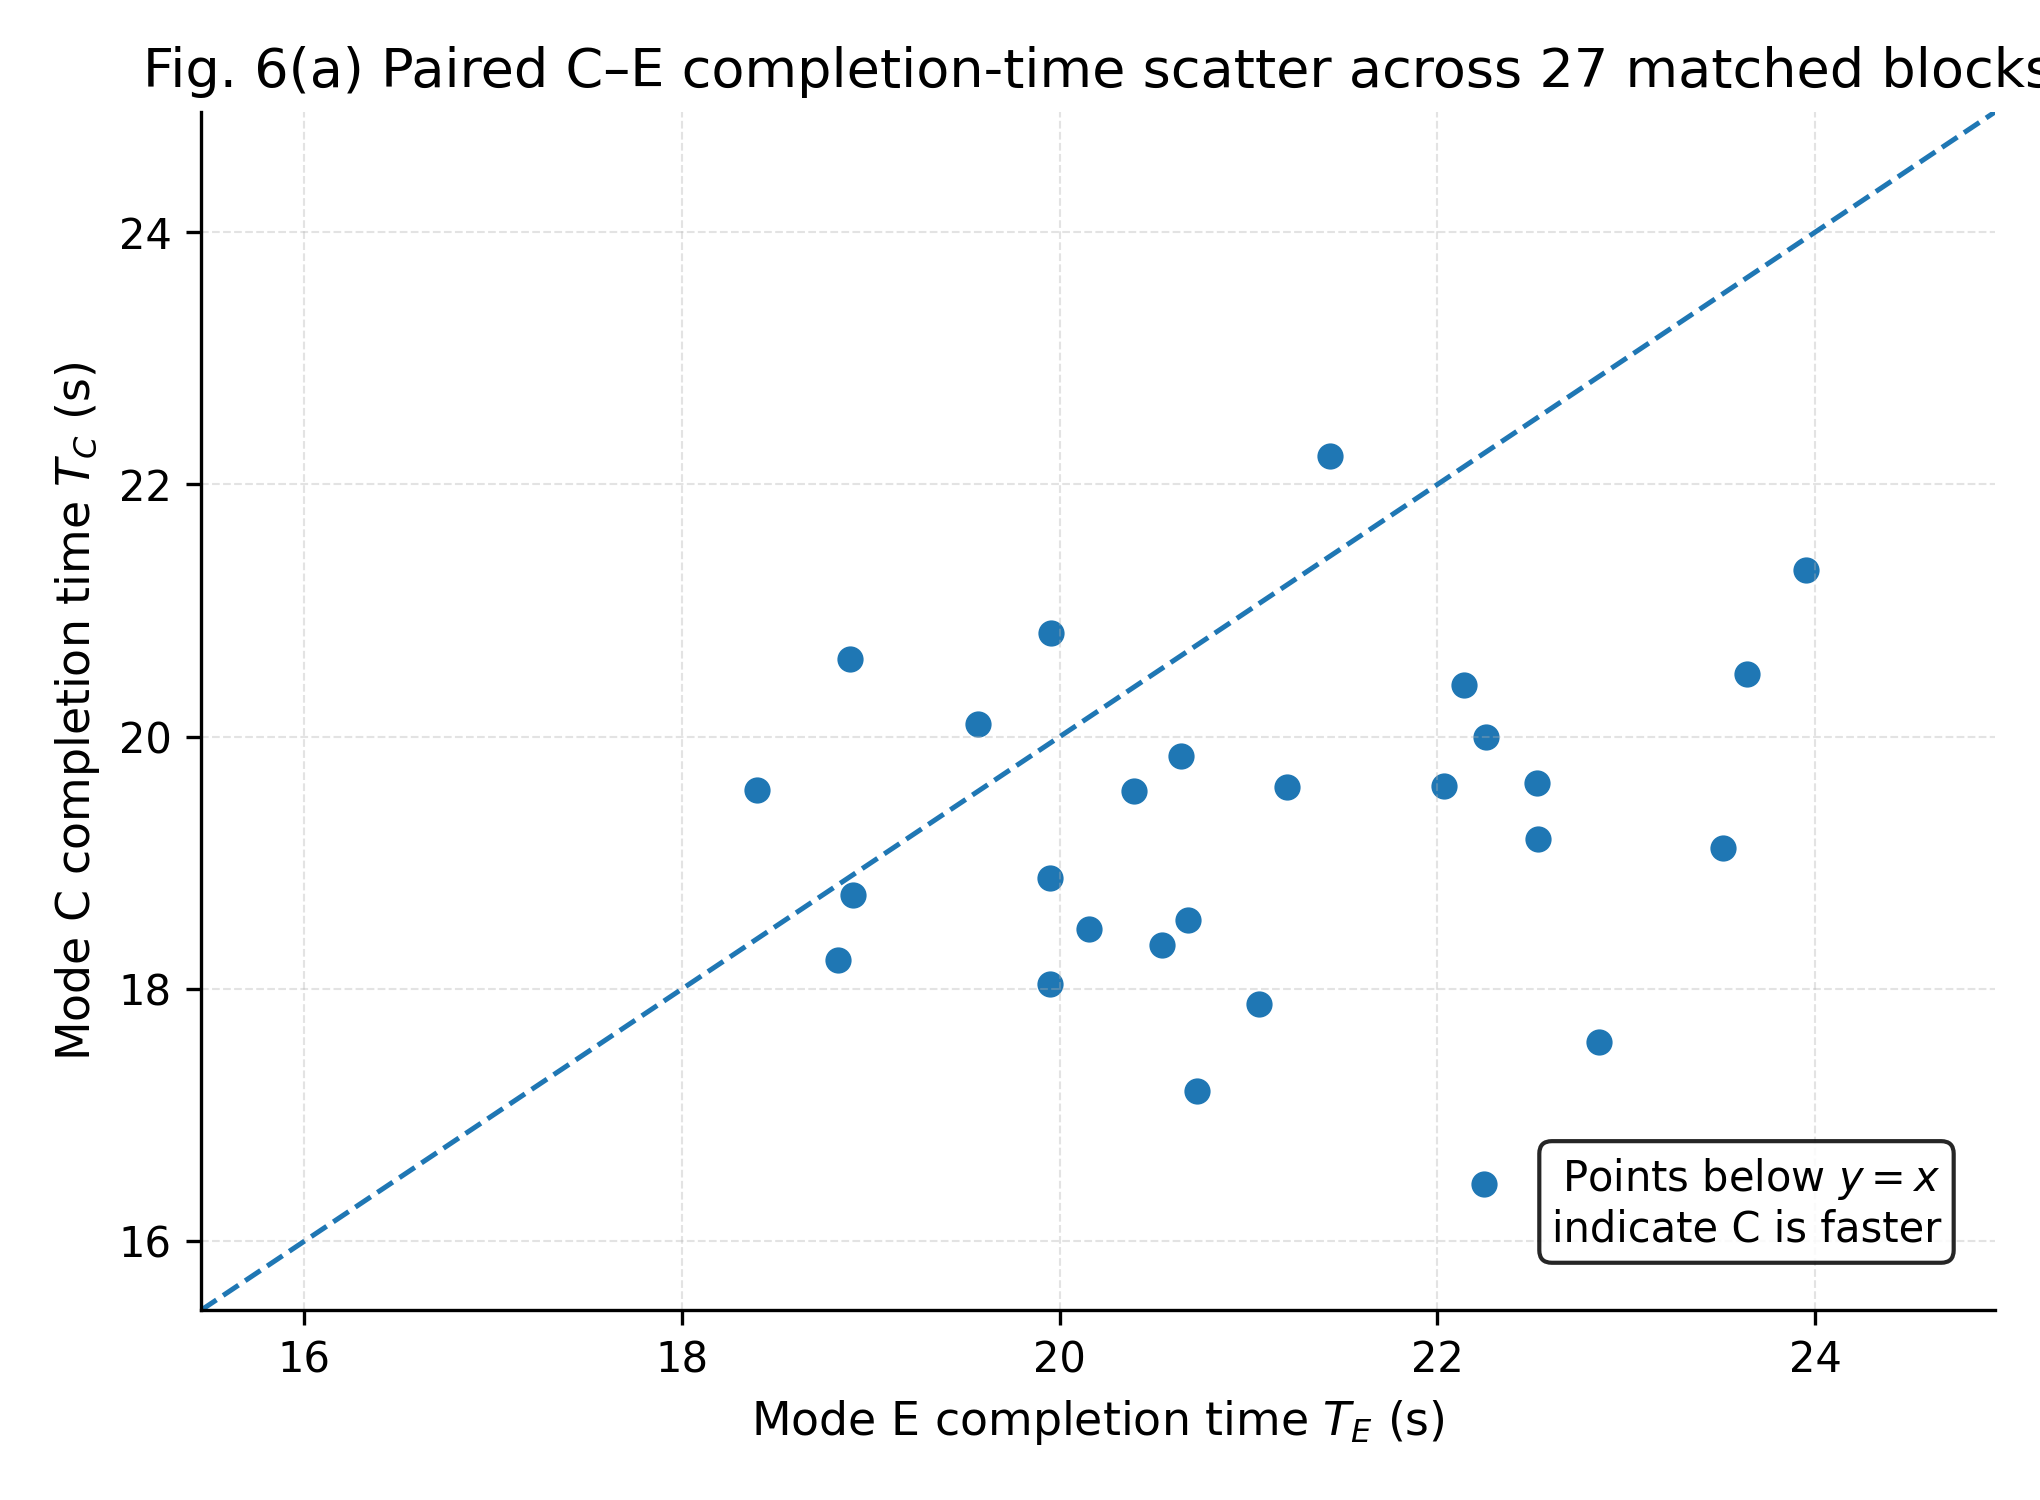

Python code for this plot:
import pandas as pd
import numpy as np
import matplotlib.pyplot as plt

trial_file = r"../data/all_trials_135.csv"
df = pd.read_csv(trial_file)

pivot = (
    df.pivot_table(
        index=["operator", "group_num", "specific_object"],
        columns="mode",
        values="duration_s"
    )
    .reset_index()
)
pivot["delta"] = pivot["C"] - pivot["E"]

obj_map = {'瓶子 (bottle)': 'Bottle', '香蕉 (banana)': 'Banana', '苹果 (apple)': 'Apple', '鼠标 (mouse)': 'Mouse', '纸杯 (paper cup)': 'Paper cup', '剪刀 (scissors)': 'Scissors'}
pivot["object_en"] = pivot["specific_object"].map(obj_map)

rng = np.random.default_rng(42)

def clean_axes(ax):
    ax.spines["top"].set_visible(False)
    ax.spines["right"].set_visible(False)
    ax.tick_params(labelsize=10)
    ax.grid(True, linestyle="--", linewidth=0.5, alpha=0.35)

fig, ax = plt.subplots(figsize=(6.8, 5.0))
ax.scatter(pivot["E"], pivot["C"], s=28)
mn = min(pivot["E"].min(), pivot["C"].min()) - 1
mx = max(pivot["E"].max(), pivot["C"].max()) + 1
ax.plot([mn, mx], [mn, mx], linestyle="--", linewidth=1.2)
ax.set_xlim(mn, mx)
ax.set_ylim(mn, mx)
ax.set_xlabel("Mode E completion time $T_E$ (s)", fontsize=11)
ax.set_ylabel("Mode C completion time $T_C$ (s)", fontsize=11)
ax.set_title("Fig. 6(a) Paired C–E completion-time scatter across 27 matched blocks", fontsize=13)
clean_axes(ax)
ax.text(0.97, 0.05, "Points below $y=x$\nindicate C is faster",
        transform=ax.transAxes, ha="right", va="bottom", fontsize=10,
        bbox=dict(boxstyle="round,pad=0.3", facecolor="white", alpha=0.85))
plt.tight_layout()
plt.savefig("Fig6_a_paired_CE_scatter.png", dpi=300)
plt.close()
print("Fig6(a) saved: Fig6_a_paired_CE_scatter.png")
